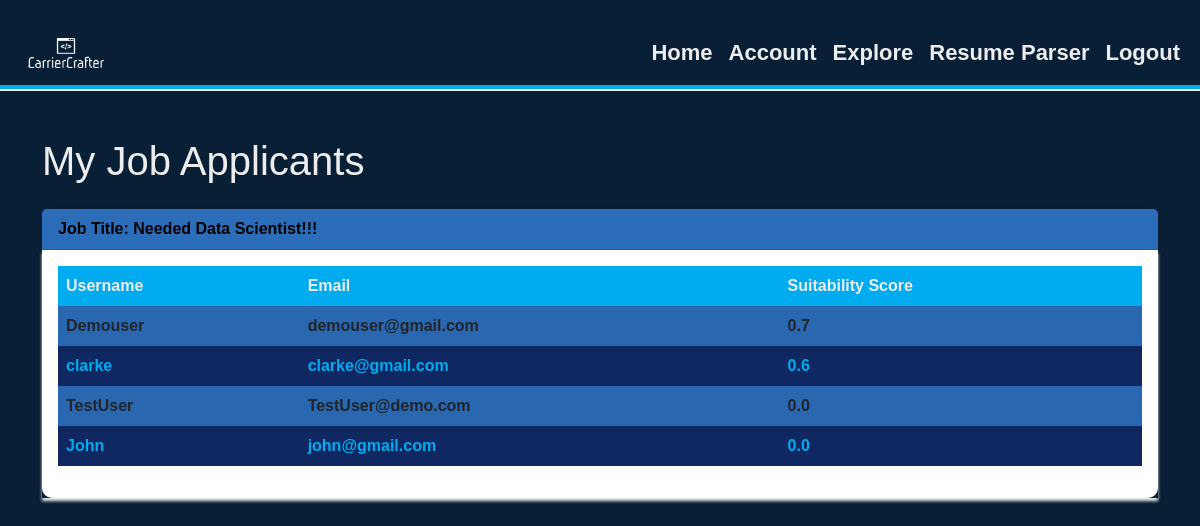
/my_jobs (signed in), run on the app's committed database.
### models.py (models this page shows, shortened)
class JobPost(db.Model):
    id = db.Column(db.Integer, primary_key=True)
    title = db.Column(db.String(100), nullable=False)
    description = db.Column(db.Text, nullable=False)
    date_posted = db.Column(db.DateTime, nullable=False, default=datetime.utcnow)
    author_id = db.Column(db.Integer, db.ForeignKey('user.id'), nullable=False)

class AnalyzeResume(db.Model):
    id = db.Column(db.Integer, primary_key=True)
    username = db.Column(db.String(100), nullable=False)
    email = db.Column(db.String(120), nullable=False)
    author_name = db.Column(db.String(100), nullable=False)
    score = db.Column(db.Float, nullable=False)
    job_post_id = db.Column(db.Integer, nullable=False)
    created_at = db.Column(db.DateTime, nullable=False, default=datetime.utcnow)

### routes.py (the view)
@app.route('/my_jobs', methods=['GET'])
@login_required
def my_jobs():
    user_jobs = JobPost.query.filter_by(author=current_user).all()
    job_ids = [job.id for job in user_jobs]
    job_applicants = AnalyzeResume.query.filter(AnalyzeResume.job_post_id.in_(job_ids)).order_by(AnalyzeResume.score.desc()).all()
    if not job_applicants:
        message = "No applications"
        return render_template('my_jobs.html', job_post=user_jobs, message=message)
    return render_template('my_jobs.html', user_jobs=user_jobs, job_applicants=job_applicants)

### models.py (called while the page is built)
@login_manager.user_loader
def load_user(user_id):
    return User.query.get(int(user_id))

### templates/my_jobs.html (shortened to what this page needs)
<!DOCTYPE html>
<html lang="en">
<head>
    <link rel="stylesheet" href="https://cdnjs.cloudflare.com/ajax/libs/font-awesome/5.15.3/css/all.min.css">
    <link rel="stylesheet" href="https://cdn.jsdelivr.net/npm/bootstrap@5.2.3/dist/css/bootstrap.min.css">
    <link rel="stylesheet" href="https://cdn.jsdelivr.net/npm/bootstrap@5.2.3/dist/css/bootstrap.rtl.min.css">
    <link rel="stylesheet" href="{{url_for('static',filename='style6.css')}}">
</head>
<body>
    <nav class="navbar navbar-expand-lg navbar-light ">
        <div class="container-fluid">
            <a class="navbar-brand " href="#"><img src="/static/logo.png" alt="Logo" height="30"></a>
            <div class="collapse navbar-collapse justify-content-end" id="navbarNav">
                <ul class="navbar-nav">
                    <li class="nav-item">
                        <b><a class="nav-link links" href="{{url_for('home')}}">Home</a></b>
                    </li>
                    <li class="nav-item">
                        <b><a class="nav-link links" href="{{url_for('account')}}">Account</a></b>
                    </li>
                    <li class="nav-item">
                        <b><a class="nav-link links" href="{{url_for('all_jobs')}}">Explore</a></b>
                    </li>
                    <li class="nav-item">
                        <b><a class="nav-link links" href="https://dummyrpbycc.streamlit.app/">Resume Parser</a></b>
                    </li>
                    <li class="nav-item">
                        <b><a class="nav-link links" href="#">Logout</a></b>
                    </li>
                </ul>
            </div>
        </div>
    </nav>
    {% if message %}
       <h1 style="text-align:center;">{{ message }}</h1>
    {% else %}
            <div class="container mt-5">
                <h1 class="mb-4">My Job Applicants</h1>
                {% for job in user_jobs %}
                <div class="card mb-4">
                    <div class="card-header">
                        Job Title: {{ job.title }}
                    </div>
                    <div class="card-body">
                        <table class="table table-striped">
                            <thead>
                                <tr>
                                    <th>Username</th>
                                    <th>Email</th>
                                    <th>Suitability Score</th>
                                </tr>
                            </thead>
                            <tbody>
                                {% for applicant in job_applicants if applicant.job_post_id == job.id %}
                                <tr>
                                    <td>{{ applicant.username }}</td>
                                    <td>{{ applicant.email }}</td>
                                    <td>{{ applicant.score }}</td>
                                </tr>
                                {% endfor %}
                            </tbody>
                        </table>
                    </div>
                </div>
                {% endfor %}
            </div>
    {% endif %}
</body>
</html>

### static/style6.css (style rules this page uses)
:root { --bg-color:#0f2862; --backup-color:#091f36; --text-color:#ededed; --main1-color:#00abf0; --main2-color:#2b6db9; }
body { background-color: var(--backup-color); color:var(--text-color); margin:0; font-family:Kreon,Arial; padding-top:20px; }
ul li { font-size:22px; }
nav { border-bottom: 4px solid var(--main1-color); box-shadow:0 2px 0px var(--text-color) ; }
ul li a { cursor: pointer; color:var(--text-color); }
.links { color: #ededed; }
.card-body { box-shadow: 0 3px 3px var(--text-color); }
.card-header { background-color: var(--main2-color); font-weight: bold; color: black; }
.card { border: none; border-radius: 10px; box-shadow: 0px 4px 8px rgba(0, 0, 0, 0.1); margin-bottom: 20px; }
.table { background-color: var(--bg-color); color: var(--text-color); }
.table th, .table td { border: none; color:var(--main1-color); font-weight: bold; }
.table th { background-color: var(--main1-color); color: var(--text-color); }
.table-striped tbody tr:nth-of-type(odd) { background-color: var(--main2-color); }
.table-striped tbody tr:nth-of-type(even) { background-color: var(--bg-color); }

### data on the page
JobPost: title "Needed Data Scientist!!!"
AnalyzeResume: username "Demouser", email "demouser@gmail.com", score "0.7"
AnalyzeResume: username "clarke", email "clarke@gmail.com", score "0.6"
AnalyzeResume: username "TestUser", email "TestUser@demo.com", score "0.0"
AnalyzeResume: username "John", email "john@gmail.com", score "0.0"
